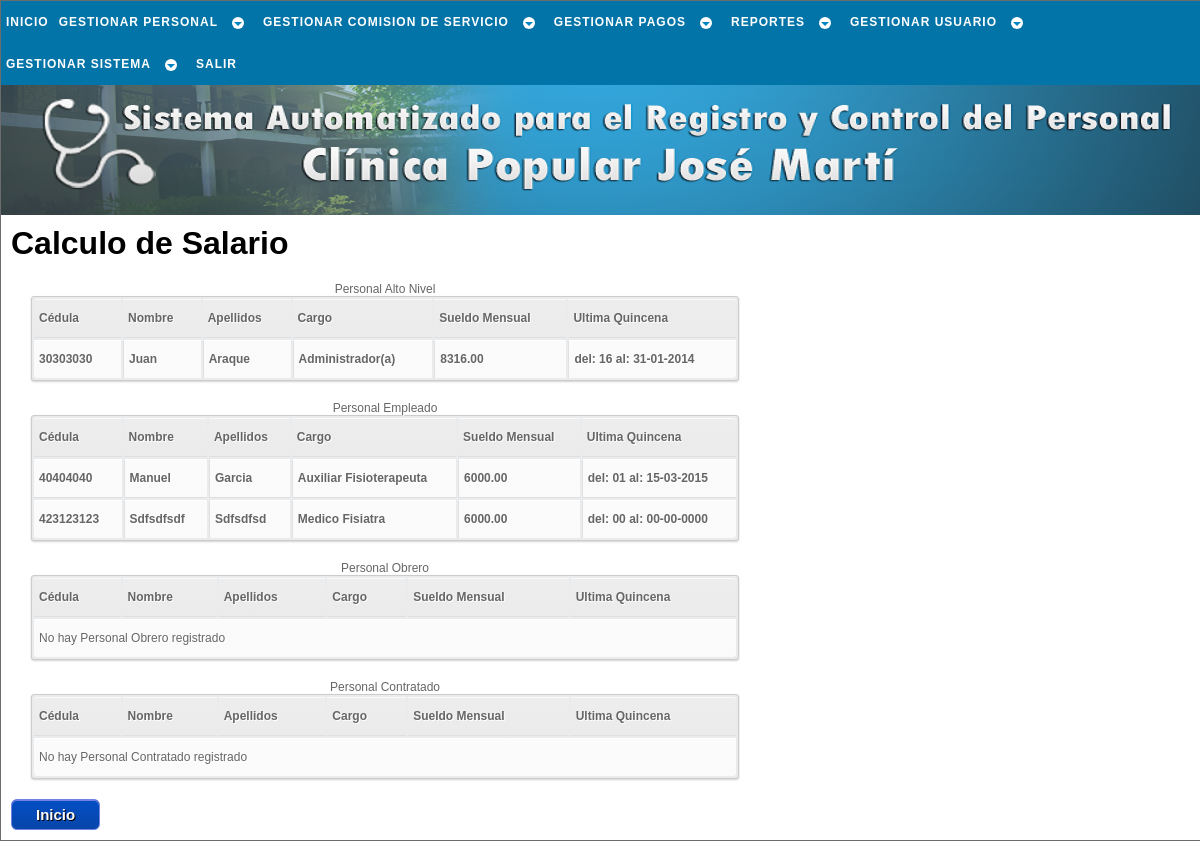
Page /php/pago/calc_salario_a.php (signed in) on the earlier database version.
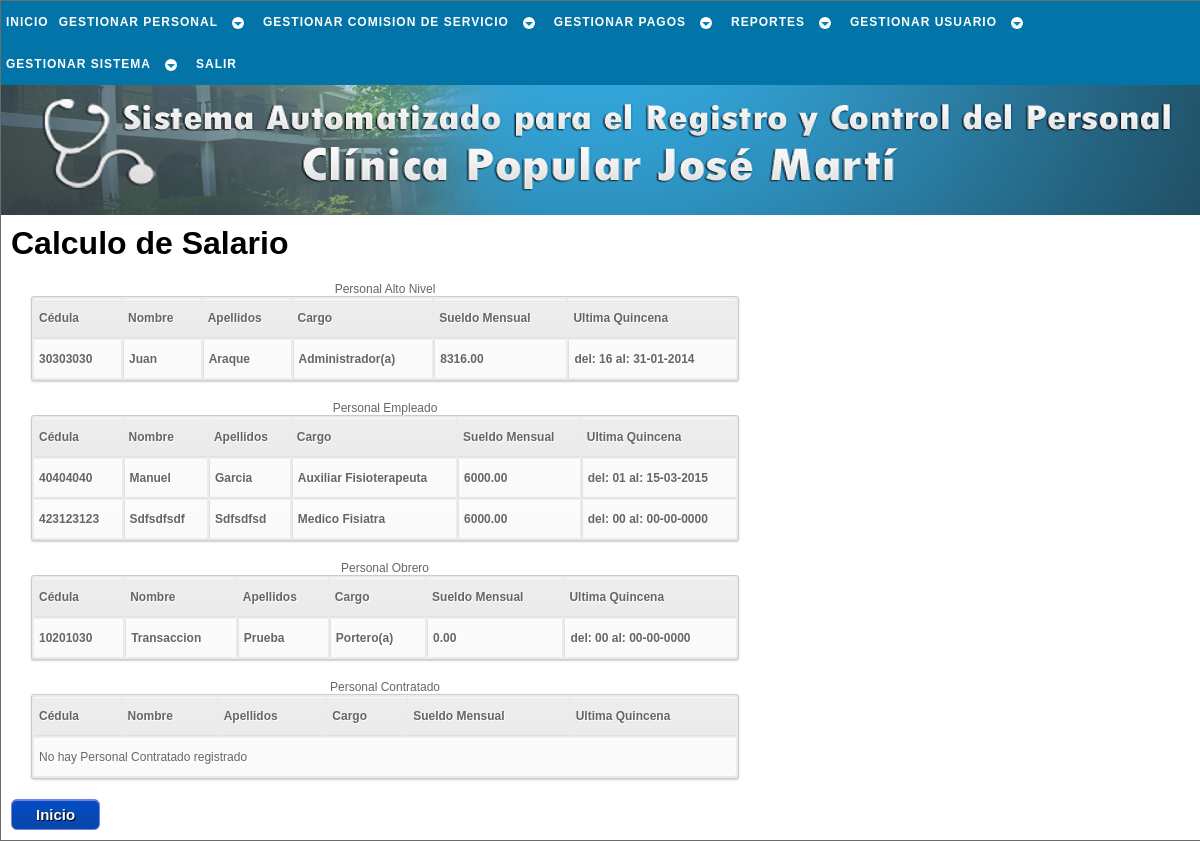
Same page on the later database version.
### tables this page shows
CREATE TABLE `laboral` (
  `cedula` int(12) NOT NULL,
  `sueldo_mensual` decimal(7,2) NOT NULL,
  `fecha_ingreso` date NOT NULL,
  `condicion` varchar(10) NOT NULL,
  `cargo` varchar(23) NOT NULL,
  `rango` varchar(22) NOT NULL,
  `area_desemp` varchar(14) NOT NULL,
  `resolucion` varchar(40) NOT NULL,
  `ley` varchar(5) NOT NULL,
  PRIMARY KEY (`cedula`),
  CONSTRAINT `laboral_ibfk_1` FOREIGN KEY (`cedula`) REFERENCES `trabajador` (`cedula`) ON UPDATE CASCADE
);

CREATE TABLE `trabajador` (
  `cedula` int(12) NOT NULL,
  `nombre` varchar(30) NOT NULL,
  `apellido` varchar(30) NOT NULL,
  `ciudadania` varchar(15) NOT NULL,
  `pasaporte` varchar(30) NOT NULL,
  `libreta_militr` varchar(30) NOT NULL,
  `fe_nac` date NOT NULL,
  `lug_nac` varchar(30) NOT NULL,
  `est_civil` varchar(15) NOT NULL,
  `nconyugue` varchar(50) NOT NULL,
  `estudia` int(1) NOT NULL,
  `direccion` varchar(50) NOT NULL,
  `telefono` varchar(12) NOT NULL,
  `telefono_em` varchar(12) NOT NULL,
  `estado` tinyint(1) NOT NULL,
  `actualizado` date NOT NULL,
  PRIMARY KEY (`cedula`)
);

### php/_sql/conslt_trabj_sql.php (called while the page is built, shortened)
<?php
	function conslt_rango_trb($cnx_bd,$dato1,$dato2){
		$sql = "SELECT trabajador.cedula,nombre,apellido,cargo,sueldo_mensual,fecha_ingreso
				FROM trabajador
				JOIN laboral ON laboral.cedula = trabajador.cedula
				WHERE rango = '$dato1'
				AND condicion = '$dato2'
				AND estado = 1
				ORDER BY sueldo_mensual
				DESC";
		$resultado = $cnx_bd->query($sql);
		return $resultado;
	}
	function conslt_fch_qicn($cnx_bd,$ced){
		$sql = "SELECT inicio_quincena,fin_quincena
				FROM salario
				WHERE cedula = '$ced'
				ORDER BY inicio_quincena
				DESC
				LIMIT 1";
		$resultado = $cnx_bd->query($sql);
		return $resultado;
	}
?>

### php/pago/calc_salario_a.php (the view, shortened to what the changed rows need)
<!DOCTYPE html PUBLIC "-//W3C//DTD XHTML 1.1//EN" "http://www.w3.org/TR/xhtml11/DTD/xhtml11.dtd" />
<html xmlns="http://www.w3.org/1999/xhtml" xml:lang="es" lang="es" dir="ltr">
	<head>
		<link rel="stylesheet" href="../../css/estilo.css" type="text/css" media="screen" />
    </head>
	<body>
		<div id="cuerpo">
			<div id="pagina">
				<?php
					$cnx_bd = conexion();
					include('../_sql/conslt_trabj_sql.php');
					$alto = conslt_rango_trb($cnx_bd,'Personal de Alto Nivel','Fijo');
					$empleado = conslt_rango_trb($cnx_bd,'Personal Empleado','Fijo');
					$obrero = conslt_rango_trb($cnx_bd,'Personal Obrero','Fijo');
				?>
				<h1>Calculo de Salario</h1>
				<table id="tabla">
					<caption>Personal Alto Nivel</caption>
					<tr>
						<th>Cédula</th>
						<th>Nombre</th>
						<th>Apellidos</th>
						<th>Cargo</th>
						<th>Sueldo Mensual</th>
						<th>Ultima Quincena</th>
					</tr>
					<?php
					if ($alto->num_rows < 1) {
					?>
					<tr>
						<td colspan="6">No hay Personal de Alto Nivel registrado</td>
					</tr>
					<?php
					}else{
						while ($fila = $alto->fetch_object()){
							$fcha = conslt_fch_qicn($cnx_bd,$fila->cedula);
							$di = "00";
							$af = "0000";
							$mf = "00";
							$df = "00";
							if ($fch_fila = $fcha->fetch_object()) {
								list(,,$di) = explode('-', $fch_fila->inicio_quincena);
								list($af,$mf,$df) = explode('-', $fch_fila->fin_quincena);
							}
					?>
							<tr>
								<td><a href="#" title="Click para calcular el salario del trabajador" OnClick="envia_calc_salr('<?=$fila->sueldo_mensual?>','<?=$fila->cedula?>')"><?=$fila->cedula?></a></td>
								<td><a href="#" title="Click para calcular el salario del trabajador" OnClick="envia_calc_salr('<?=$fila->sueldo_mensual?>','<?=$fila->cedula?>')"><?=$fila->nombre?></a></td>
								<td><a href="#" title="Click para calcular el salario del trabajador" OnClick="envia_calc_salr('<?=$fila->sueldo_mensual?>','<?=$fila->cedula?>')"><?=$fila->apellido?></a></td>
								<td><a href="#" title="Click para calcular el salario del trabajador" OnClick="envia_calc_salr('<?=$fila->sueldo_mensual?>','<?=$fila->cedula?>')"><?=$fila->cargo?></a></td>
								<td><a href="#" title="Click para calcular el salario del trabajador" OnClick="envia_calc_salr('<?=$fila->sueldo_mensual?>','<?=$fila->cedula?>')"><?=$fila->sueldo_mensual?></a></td>
								<td><a href="#" title="Click para calcular el salario del trabajador" OnClick="envia_calc_salr('<?=$fila->sueldo_mensual?>','<?=$fila->cedula?>')"><?='del: '.$di.' al: '.$df.'-'.$mf.'-'.$af?></a></td>
							</tr>
					<?php
						}
					}
					?>
				</table>
				<table id="tabla">
					<caption>Personal Empleado</caption>
					<tr>
						<th>Cédula</th>
						<th>Nombre</th>
						<th>Apellidos</th>
						<th>Cargo</th>
						<th>Sueldo Mensual</th>
						<th>Ultima Quincena</th>
					</tr>
					<?php
					if ($empleado->num_rows < 1) {
					?>
					<tr>
						<td colspan="6">No hay Personal Empleado registrado</td>
					</tr>
					<?php
					}else{
						while ($fila = $empleado->fetch_object()){
							$fcha = conslt_fch_qicn($cnx_bd,$fila->cedula);
							$di = "00";
							$af = "0000";
							$mf = "00";
							$df = "00";
							if ($fch_fila = $fcha->fetch_object()) {
								list(,,$di) = explode('-', $fch_fila->inicio_quincena);
								list($af,$mf,$df) = explode('-', $fch_fila->fin_quincena);
							}
					?>
							<tr>
								<td><a href="#" title="Click para calcular el salario del trabajador" OnClick="envia_calc_salr('<?=$fila->sueldo_mensual?>','<?=$fila->cedula?>')"><?=$fila->cedula?></a></td>
								<td><a href="#" title="Click para calcular el salario del trabajador" OnClick="envia_calc_salr('<?=$fila->sueldo_mensual?>','<?=$fila->cedula?>')"><?=$fila->nombre?></a></td>
								<td><a href="#" title="Click para calcular el salario del trabajador" OnClick="envia_calc_salr('<?=$fila->sueldo_mensual?>','<?=$fila->cedula?>')"><?=$fila->apellido?></a></td>
								<td><a href="#" title="Click para calcular el salario del trabajador" OnClick="envia_calc_salr('<?=$fila->sueldo_mensual?>','<?=$fila->cedula?>')"><?=$fila->cargo?></a></td>
								<td><a href="#" title="Click para calcular el salario del trabajador" OnClick="envia_calc_salr('<?=$fila->sueldo_mensual?>','<?=$fila->cedula?>')"><?=$fila->sueldo_mensual?></a></td>
								<td><a href="#" title="Click para calcular el salario del trabajador" OnClick="envia_calc_salr('<?=$fila->sueldo_mensual?>','<?=$fila->cedula?>')"><?='del: '.$di.' al: '.$df.'-'.$mf.'-'.$af?></a></td>
							</tr>
					<?php
						}
					}
					?>
				</table>
				<table id="tabla">
					<caption>Personal Obrero</caption>
					<tr>
						<th>Cédula</th>
						<th>Nombre</th>
						<th>Apellidos</th>
						<th>Cargo</th>
						<th>Sueldo Mensual</th>
						<th>Ultima Quincena</th>
					</tr>
					<?php
					if ($obrero->num_rows < 1) {
					?>
					<tr>
						<td colspan="6">No hay Personal Obrero registrado</td>
					</tr>
					<?php
					}else{
						while ($fila = $obrero->fetch_object()){
							$di = "00";
							$af = "0000";
							$mf = "00";
							$df = "00";
					?>
							<tr>
								<td><a href="#" title="Click para calcular el salario del trabajador" OnClick="envia_calc_salr('<?=$fila->sueldo_mensual?>','<?=$fila->cedula?>')"><?=$fila->cedula?></a></td>
								<td><a href="#" title="Click para calcular el salario del trabajador" OnClick="envia_calc_salr('<?=$fila->sueldo_mensual?>','<?=$fila->cedula?>')"><?=$fila->nombre?></a></td>
								<td><a href="#" title="Click para calcular el salario del trabajador" OnClick="envia_calc_salr('<?=$fila->sueldo_mensual?>','<?=$fila->cedula?>')"><?=$fila->apellido?></a></td>
								<td><a href="#" title="Click para calcular el salario del trabajador" OnClick="envia_calc_salr('<?=$fila->sueldo_mensual?>','<?=$fila->cedula?>')"><?=$fila->cargo?></a></td>
								<td><a href="#" title="Click para calcular el salario del trabajador" OnClick="envia_calc_salr('<?=$fila->sueldo_mensual?>','<?=$fila->cedula?>')"><?=$fila->sueldo_mensual?></a></td>
								<td><a href="#" title="Click para calcular el salario del trabajador" OnClick="envia_calc_salr('<?=$fila->sueldo_mensual?>','<?=$fila->cedula?>')"><?='del: '.$di.' al: '.$df.'-'.$mf.'-'.$af?></a></td>
							</tr>
					<?php
						}
					}
					?>
				</table>
				<table id="tabla">
					<caption>Personal Contratado</caption>
					<tr>
						<th>Cédula</th>
						<th>Nombre</th>
						<th>Apellidos</th>
						<th>Cargo</th>
						<th>Sueldo Mensual</th>
						<th>Ultima Quincena</th>
					</tr>
				</table>
			</div>
		</div>
	</body>
</html>

Differences in the rows shown:
added laboral: cedula.cedula "10201030", cedula.nombre "Transaccion", cedula.apellido "Prueba", cargo "Portero(a)", sueldo_mensual "0.00", di "00", df "00", mf "00", af "0000", shown under "Personal Obrero"
Other differences:
text no longer shown: "No hay Personal Obrero registrado"
